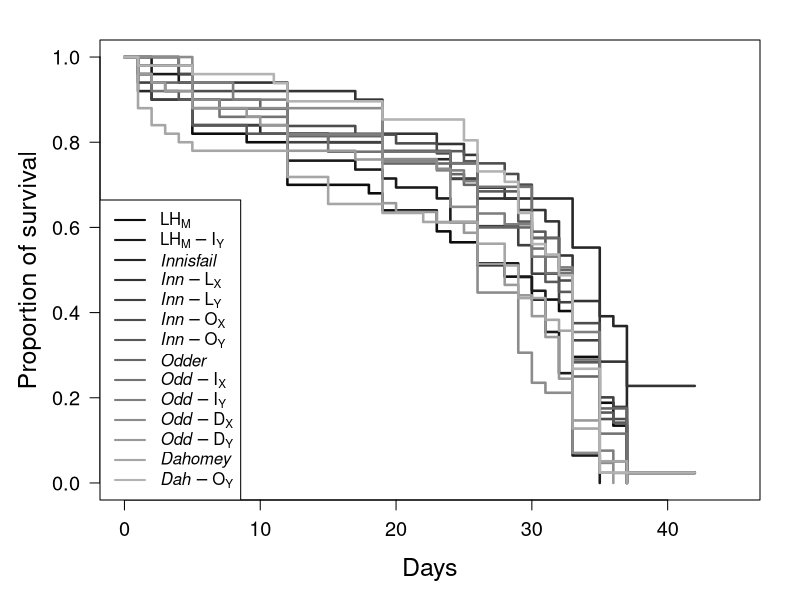
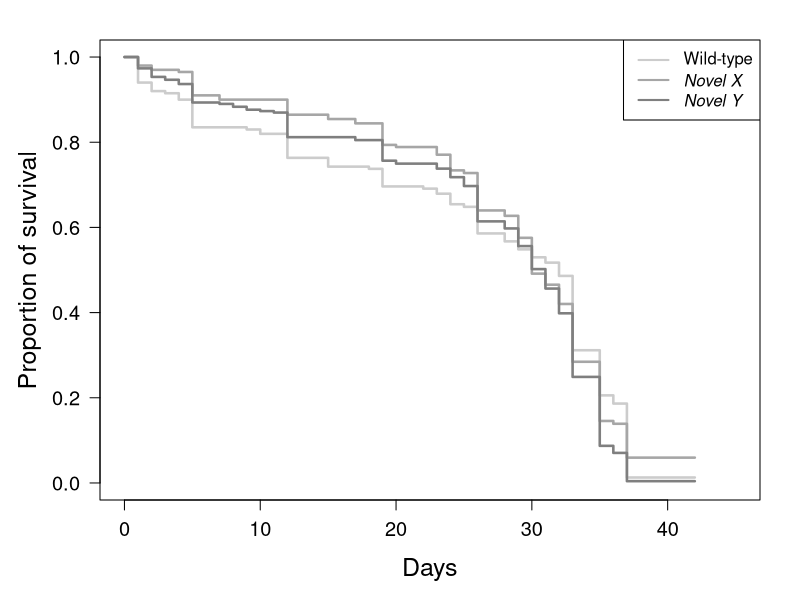

These figures' R source, in order:
################################################################################################
############################# FEMALE LIFESPAN WITH MALE HARASSMENT #############################
################################################################################################

#Set up environment
library(survival)

#Read in the data
FL.data <- read.csv("FemaleLifespan.csv", header = T, sep = ",")


##########################################  STATISTIC  #########################################


#First create a surv object to use in future models
msurv.FL <- Surv(FL.data$age, FL.data$dead)


##############################
######### POPULATION #########
##############################


### CREATING SURVIVAL CURVES ###

#Model survival as an effect of population
fitFLp <- survfit(msurv.FL ~ FL.data$population)

#Look at the data
summary(fitFLp)

#Is there a significant difference in survival between populations?
survdiff(msurv.FL ~ FL.data$population)
#Yes, P = 1e-07



#############################
######### TREATMENT #########
#############################


### CREATING SURVIVAL CURVES ###

#Model survival as an effect of treatment
fitFLt <- survfit(msurv.FL ~ FL.data$treatment)

#Look at the data
summary(fitFLt)

#Is there a significant difference in survival between treatments?
survdiff(msurv.FL ~ FL.data$treatment)
#No, P = 0.1


#########################################  PLOT DATA  #########################################


### PLOT POPULATION ###

par(mar = c(5, 5, 2, 2))
plot(fitFLp, xlim = c(0, 45), xlab = "Days", ylim = c(0, 1), ylab = "Proportion of survival", lwd = 2.5,
     cex.axis = 1.2, cex.lab = 1.5, las = 1, 
     col = c("gray5", "gray10", "gray15", "gray20", "gray25", "gray30", "gray35",
             "gray40", "gray45", "gray50", "gray55", "gray60", "gray65", "gray70"))
legend("bottomleft", lty = 1, lwd = 2, 
       c(expression("LH"["M"]), expression("LH"["M"]-"I"["Y"]),
         expression(italic("Innisfail")), expression(italic("Inn")-"L"["X"]), expression(italic("Inn")-"L"["Y"]),
         expression(italic("Inn")-"O"["X"]), expression(italic("Inn")-"O"["Y"]),
         expression(italic("Odder")), expression(italic("Odd")-"I"["X"]), expression(italic("Odd")-"I"["Y"]),
         expression(italic("Odd")-"D"["X"]), expression(italic("Odd")-"D"["Y"]),
         expression(italic("Dahomey")), expression(italic("Dah")-"O"["Y"])),
       col = c("gray5", "gray10", "gray15", "gray20", "gray25", "gray30", "gray35",
               "gray40", "gray45", "gray50", "gray55", "gray60", "gray65", "gray70"))



### PLOT TREATMENT ###


par(mar = c(5, 5, 2, 2))
plot(fitFLt, xlim = c(0, 45), xlab = "Days", ylim = c(0, 1), ylab = "Proportion of survival", lwd = 2.5,
     cex.axis = 1.2, cex.lab = 1.5, las = 1, col = c("gray80", "gray65", "gray50"))
legend("topright", lty = 1, lwd = 2, c("Wild-type", expression(italic("Novel X")), expression(italic("Novel Y"))),
       col = c("gray80", "gray65", "gray50"))

